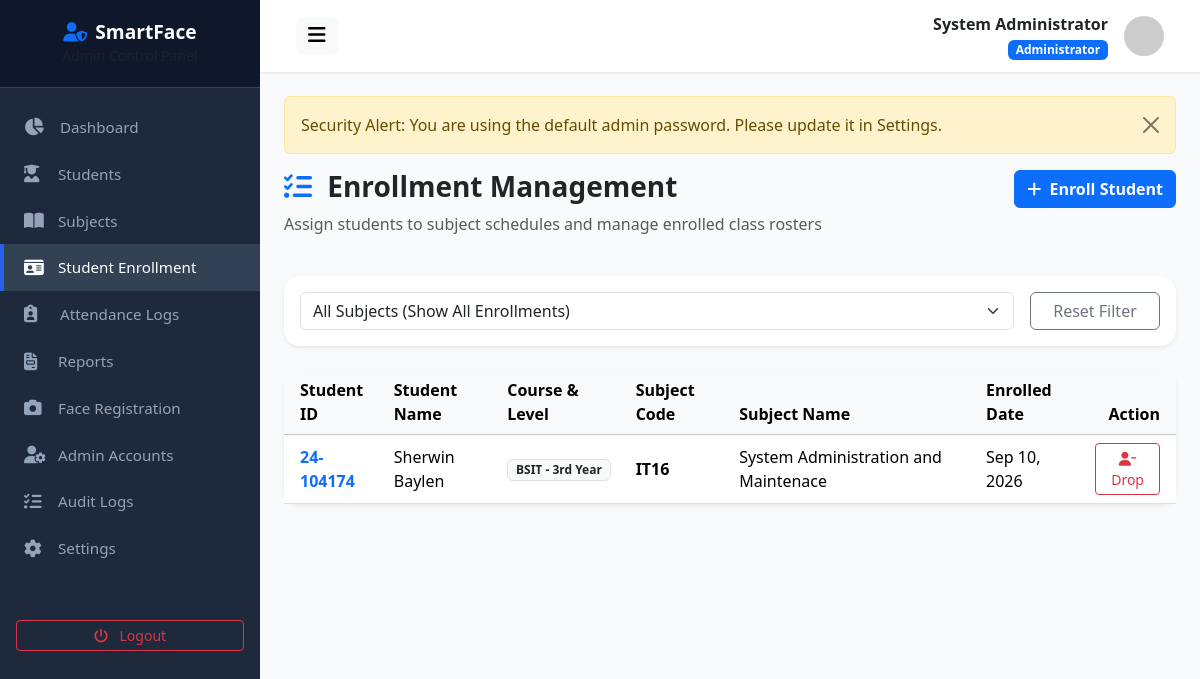
Screenshot of /admin/enrollment.php (signed in) with the database file from the repository.
### tables this page shows
CREATE TABLE `users` (
  `id` int(11) NOT NULL AUTO_INCREMENT,
  `student_id` varchar(50) DEFAULT NULL,
  `first_name` varchar(100) NOT NULL,
  `middle_name` varchar(100) DEFAULT NULL,
  `last_name` varchar(100) NOT NULL,
  `email` varchar(150) NOT NULL,
  `username` varchar(100) NOT NULL,
  `password` varchar(255) NOT NULL,
  `role` enum('admin','student') NOT NULL DEFAULT 'student',
  `course` varchar(100) DEFAULT NULL,
  `year_level` varchar(20) DEFAULT NULL,
  `section` varchar(50) DEFAULT NULL,
  `contact_number` varchar(30) DEFAULT NULL,
  `profile_picture` varchar(255) DEFAULT 'default_avatar.png',
  `face_registered` tinyint(1) DEFAULT 0,
  `must_change_password` tinyint(1) DEFAULT 0,
  `status` enum('active','inactive') NOT NULL DEFAULT 'active',
  `created_at` datetime DEFAULT current_timestamp(),
  `updated_at` datetime DEFAULT current_timestamp() ON UPDATE current_timestamp(),
  PRIMARY KEY (`id`),
  UNIQUE KEY `email` (`email`),
  UNIQUE KEY `username` (`username`)
);

CREATE TABLE `student_subjects` (
  `id` int(11) NOT NULL AUTO_INCREMENT,
  `student_id` int(11) NOT NULL,
  `subject_id` int(11) NOT NULL,
  `enrollment_status` enum('enrolled','dropped') DEFAULT 'enrolled',
  `created_at` datetime DEFAULT current_timestamp(),
  PRIMARY KEY (`id`),
  UNIQUE KEY `unique_student_subject` (`student_id`,`subject_id`),
  KEY `subject_id` (`subject_id`),
  CONSTRAINT `student_subjects_ibfk_1` FOREIGN KEY (`student_id`) REFERENCES `students` (`id`) ON DELETE CASCADE,
  CONSTRAINT `student_subjects_ibfk_2` FOREIGN KEY (`subject_id`) REFERENCES `subjects` (`id`) ON DELETE CASCADE
);

CREATE TABLE `subjects` (
  `id` int(11) NOT NULL AUTO_INCREMENT,
  `subject_code` varchar(30) NOT NULL,
  `subject_name` varchar(150) NOT NULL,
  `description` text DEFAULT NULL,
  `instructor` varchar(150) NOT NULL,
  `room` varchar(50) NOT NULL,
  `day` varchar(50) NOT NULL,
  `start_time` time NOT NULL,
  `end_time` time NOT NULL,
  `semester` varchar(20) NOT NULL DEFAULT '1st Semester',
  `school_year` varchar(30) NOT NULL DEFAULT '2026-2027',
  `status` enum('active','inactive') DEFAULT 'active',
  `created_at` datetime DEFAULT current_timestamp(),
  PRIMARY KEY (`id`),
  UNIQUE KEY `subject_code` (`subject_code`)
);

### admin/enrollment.php (the view, shortened to what this page needs)
<?php
include __DIR__ . '/header.php';
$sql = "SELECT ss.id as enrollment_id, ss.created_at as enrolled_at,
               u.student_id as stu_code, u.first_name, u.last_name, u.course, u.year_level, u.section,
               s.subject_code, s.subject_name
        FROM student_subjects ss
        JOIN students st ON ss.student_id = st.id
        JOIN users u ON st.user_id = u.id
        JOIN subjects s ON ss.subject_id = s.id
        WHERE ss.enrollment_status = 'enrolled'";
$params = [];
$sql .= " ORDER BY ss.created_at DESC";
$stmt = $db->prepare($sql);
$stmt->execute($params);
$enrollments = $stmt->fetchAll();
?>
<div class="row mb-4">
    <div class="col-md-8">
        <h3 class="fw-bold text-dark"><i class="fa-solid fa-list-check text-primary me-2"></i> Enrollment Management</h3>
        <p class="text-muted">Assign students to subject schedules and manage enrolled class rosters</p>
    </div>
    <div class="col-md-4 text-md-end">
        <button type="button" class="btn btn-primary fw-bold" data-bs-toggle="modal" data-bs-target="#enrollModal">
            <i class="fa-solid fa-plus me-1"></i> Enroll Student
        </button>
    </div>
</div>
<div class="card border-0 shadow-sm rounded-4 mb-4">
    <div class="card-body p-3">
        <form action="" method="GET" class="row g-3 align-items-center">
            <div class="col-md-10">
                <select name="subject_id" class="form-select" onchange="this.form.submit()">
                    <option value="0">All Subjects (Show All Enrollments)</option>
                </select>
            </div>
            <div class="col-md-2">
                <a href="<?= baseUrl('admin/enrollment.php') ?>" class="btn btn-outline-secondary w-100">Reset Filter</a>
            </div>
        </form>
    </div>
</div>
<div class="card border-0 shadow-sm rounded-4">
    <div class="card-body p-0">
        <div class="table-responsive">
            <table class="table table-hover align-middle mb-0">
                <thead class="table-light">
                    <tr>
                        <th class="ps-3">Student ID</th>
                        <th>Student Name</th>
                        <th>Course & Level</th>
                        <th>Subject Code</th>
                        <th>Subject Name</th>
                        <th>Enrolled Date</th>
                        <th class="text-end pe-3">Action</th>
                    </tr>
                </thead>
                <tbody>
                    <?php if (empty($enrollments)): ?>
                        <tr><td colspan="7" class="text-center py-4 text-muted">No student enrollment records found.</td></tr>
                    <?php else: ?>
                        <?php foreach ($enrollments as $row): ?>
                            <tr>
                                <td class="ps-3 fw-bold text-primary"><?= htmlspecialchars($row['stu_code']) ?></td>
                                <td><?= htmlspecialchars($row['first_name'] . ' ' . $row['last_name']) ?></td>
                                <td><span class="badge bg-light text-dark border"><?= htmlspecialchars($row['course']) ?> - <?= htmlspecialchars($row['year_level']) ?></span></td>
                                <td class="fw-bold"><?= htmlspecialchars($row['subject_code']) ?></td>
                                <td><?= htmlspecialchars($row['subject_name']) ?></td>
                                <td><?= date('M d, Y', strtotime($row['enrolled_at'])) ?></td>
                                <td class="text-end pe-3">
                                    <a href="?drop_id=<?= $row['enrollment_id'] ?>" class="btn btn-sm btn-outline-danger" onclick="return confirm('Drop student from this subject?')">
                                        <i class="fa-solid fa-user-minus"></i> Drop
                                    </a>
                                </td>
                            </tr>
                        <?php endforeach; ?>
                    <?php endif; ?>
                </tbody>
            </table>
        </div>
    </div>
</div>
<?php include __DIR__ . '/footer.php'; ?>

### admin/header.php (shortened to what this page needs)
<?php
require_once __DIR__ . '/../config/config.php';
$db = getDB();
$stmt = $db->prepare("SELECT * FROM users WHERE id = ?");
$stmt->execute([$_SESSION['user_id']]);
$adminUser = $stmt->fetch();
?>
<!DOCTYPE html>
<html lang="en">
<head>
    <link href="https://cdn.jsdelivr.net/npm/bootstrap@5.3.2/dist/css/bootstrap.min.css" rel="stylesheet">
    <link href="https://cdnjs.cloudflare.com/ajax/libs/font-awesome/6.4.0/css/all.min.css" rel="stylesheet">
    <link href="<?= baseUrl('assets/css/style.css') ?>" rel="stylesheet">
</head>
<body>
<div class="wrapper">
    <?php include __DIR__ . '/sidebar.php'; ?>
    <div id="content">
        <nav class="navbar navbar-expand-lg top-navbar">
            <div class="container-fluid">
                <button type="button" id="sidebarCollapse" class="btn btn-light border-0">
                    <i class="fa-solid fa-bars fs-5"></i>
                </button>
                <div class="d-flex align-items-center ms-auto">
                    <div class="me-3 text-end d-none d-md-block">
                        <div class="fw-bold text-dark"><?= htmlspecialchars($adminUser['first_name'] . ' ' . $adminUser['last_name']) ?></div>
                        <small class="badge bg-primary">Administrator</small>
                    </div>
                    <img src="https://ui-avatars.com/api/?name=<?= urlencode($adminUser['first_name'] . ' ' . $adminUser['last_name']) ?>&background=1E293B&color=fff" alt="Avatar" class="avatar-sm">
                </div>
            </div>
        </nav>
        <div class="main-content">

### assets/css/style.css (style rules this page uses)
:root { --primary-color: #2563eb; --primary-hover: #1d4ed8; --secondary-color: #475569; --success-color: #10b981; --warning-color: #f59e0b; --danger-color: #ef4444; --info-color: #06b6d4; --dark-bg: #0f172a; --sidebar-width: 260px; --card-shadow: 0 4px 6px -1px rgba(0, 0, 0, 0.1), 0 2px 4px -1px rgba(0, 0, 0, 0.06); }
body { font-family: 'Segoe UI', system-ui, -apple-system, sans-serif; background-color: #f8fafc; color: #334155; min-height: 100vh; display: flex; flex-direction: column; }
.wrapper { display: flex; width: 100%; align-items: stretch; min-height: 100vh; }
#content { width: 100%; padding: 0; min-height: 100vh; display: flex; flex-direction: column; }
.top-navbar { background: #ffffff; box-shadow: 0 1px 3px 0 rgba(0, 0, 0, 0.1); padding: 0.75rem 1.5rem; }
.main-content { padding: 1.5rem; flex: 1; }
.avatar-sm { width: 40px; height: 40px; object-fit: cover; border-radius: 50%; }

### rows the page displays
users: first_name+last_name "System Administrator"
student_subjects: users.student_id "24-104174", users.first_name+last_name "Sherwin Baylen", users.course "BSIT", users.year_level "3rd Year", subject.subject_code "IT16", subject.subject_name "System Administration and Maintenace", created_at "Sep 10, 2026"

### other values shown
$flash['message'] "Security Alert: You are using the default admin password. Please update it in Settings."
